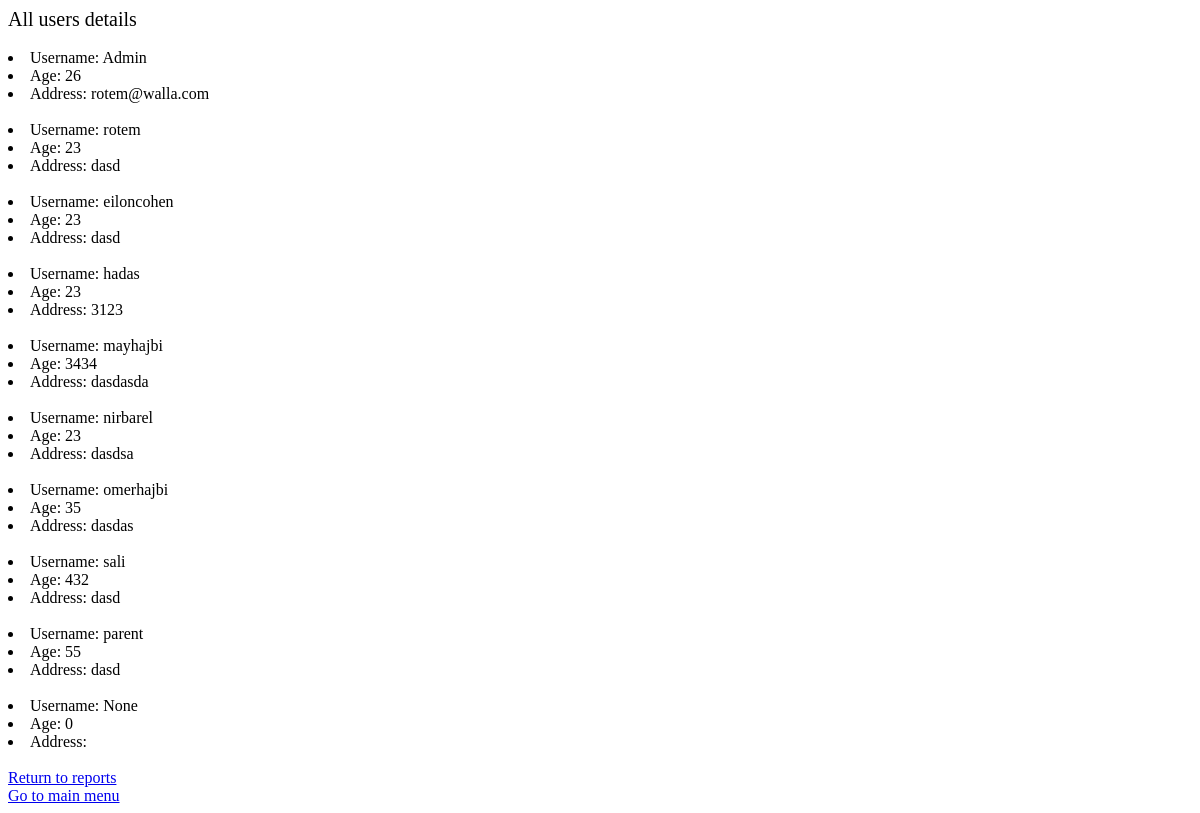
Before: /sign-language-teacher/report-menu/details-of-users with the older database file.
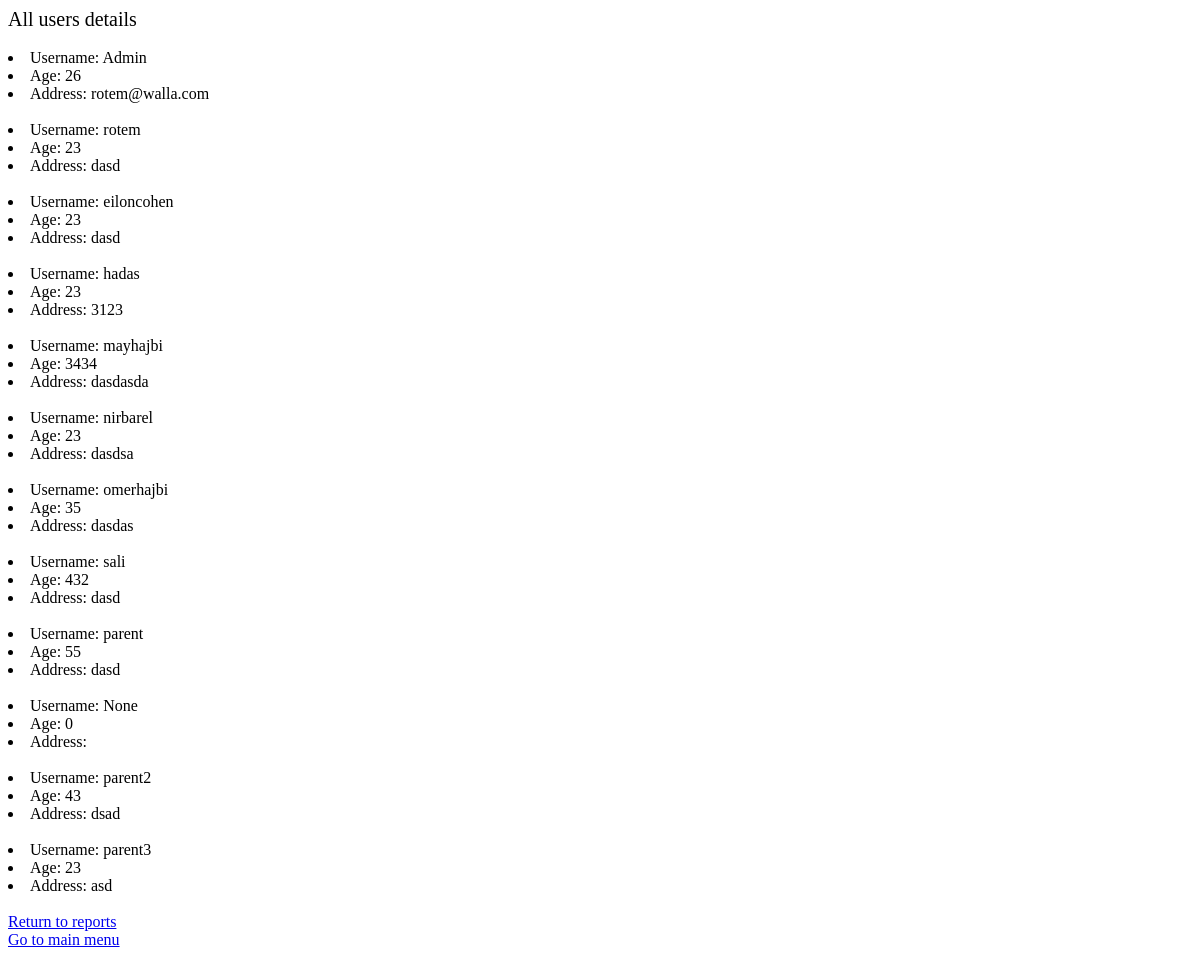
After: the same page with the newer database file.
### registration/models.py (models this page shows, shortened)
class UserProfile(models.Model):
    TYPES = (('parent', 'parent'), ('student', 'student'))
    user = models.OneToOneField(User, related_name='profile', on_delete=models.CASCADE, blank=True, null=True)
    son = models.ForeignKey(User, on_delete=models.SET_NULL, blank=True, null=True, related_name='son')
    address = models.CharField(max_length=100, default='')
    age = models.IntegerField(default=0)
    points = models.IntegerField(default=0)
    type = models.CharField(max_length=10, choices=TYPES, default='student')
    is_admin = models.BooleanField(default=False)
    suspention_time = models.DateTimeField(auto_now_add=True)
    total_minutes = models.FloatField(default=0)
    last_login = models.DateTimeField(default=datetime(2000, 1, 1))
    rank = models.IntegerField(default=0)
    level = models.IntegerField(default=1)

### registration/views.py (the view)
# urls.py: path('report-menu/details-of-users', views.reports_users, name='details-of-users'),
def reports_users(request):
    user = request.user
    user_profile = UserProfile.objects.all()
    user_list = list(user_profile)
    return render(request, 'registration/details-of-users.html', {'user': user_profile, 'user_list': user_list})

### registration/templates/registration/details-of-users.html (shortened to what this page needs)
<h style="font-size:20px;"; >All users details  </h><br>
{% for f in user_list %}
<li>Username: {{f.user}}</li>
<li>Age: {{f.age}}</li>
<li>Address: {{f.address}}</li><br>
{% endfor %}
<a href="{% url 'registration:reports-menu' %}">Return to reports </a><br>
<a href="{% url 'registration:index' %}">Go to main menu</a><br>

Changed rows visible on the page:
added UserProfile: user "parent2", age "43", address "dsad"
added UserProfile: user "parent3", age "23", address "asd"
